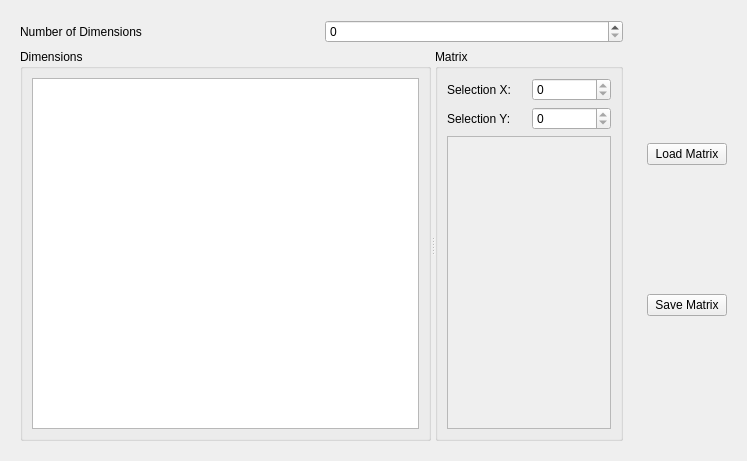
<?xml version="1.0" encoding="UTF-8"?>
<ui version="4.0">
 <class>Form</class>
 <widget class="QWidget" name="Form">
  <property name="geometry">
   <rect>
    <x>0</x>
    <y>0</y>
    <width>747</width>
    <height>461</height>
   </rect>
  </property>
  <property name="windowTitle">
   <string>Form</string>
  </property>
  <layout class="QHBoxLayout" name="horizontalLayout">
   <item>
    <widget class="QWidget" name="widget" native="true">
     <property name="sizePolicy">
      <sizepolicy hsizetype="Expanding" vsizetype="Preferred">
       <horstretch>0</horstretch>
       <verstretch>0</verstretch>
      </sizepolicy>
     </property>
     <layout class="QGridLayout" name="gridLayout_2">
      <item row="2" column="0" colspan="2">
       <widget class="QSplitter" name="splitter">
        <property name="orientation">
         <enum>Qt::Horizontal</enum>
        </property>
        <widget class="QGroupBox" name="dimensionWidget">
         <property name="title">
          <string>Dimensions</string>
         </property>
         <layout class="QVBoxLayout" name="verticalLayout_2">
          <item>
           <widget class="QTableView" name="dimensionsTable">
            <property name="sizePolicy">
             <sizepolicy hsizetype="Expanding" vsizetype="Expanding">
              <horstretch>1</horstretch>
              <verstretch>1</verstretch>
             </sizepolicy>
            </property>
            <property name="verticalScrollMode">
             <enum>QAbstractItemView::ScrollPerPixel</enum>
            </property>
            <property name="horizontalScrollMode">
             <enum>QAbstractItemView::ScrollPerPixel</enum>
            </property>
           </widget>
          </item>
         </layout>
        </widget>
        <widget class="QGroupBox" name="matrixWidget">
         <property name="title">
          <string>Matrix</string>
         </property>
         <layout class="QGridLayout" name="gridLayout">
          <item row="0" column="1">
           <widget class="UniqueSpinBox" name="selectionXSpinbox">
            <property name="minimum">
             <number>0</number>
            </property>
            <property name="maximum">
             <number>0</number>
            </property>
           </widget>
          </item>
          <item row="1" column="0">
           <widget class="QLabel" name="selectionYLabel">
            <property name="text">
             <string>Selection Y:</string>
            </property>
           </widget>
          </item>
          <item row="0" column="0">
           <widget class="QLabel" name="selectionXLabel">
            <property name="enabled">
             <bool>true</bool>
            </property>
            <property name="text">
             <string>Selection X:</string>
            </property>
           </widget>
          </item>
          <item row="1" column="1">
           <widget class="UniqueSpinBox" name="selectionYSpinbox">
            <property name="minimum">
             <number>0</number>
            </property>
            <property name="maximum">
             <number>0</number>
            </property>
           </widget>
          </item>
          <item row="2" column="0" colspan="2">
           <widget class="QScrollArea" name="scrollAreaFE">
            <property name="sizePolicy">
             <sizepolicy hsizetype="Expanding" vsizetype="Expanding">
              <horstretch>1</horstretch>
              <verstretch>1</verstretch>
             </sizepolicy>
            </property>
            <property name="widgetResizable">
             <bool>true</bool>
            </property>
            <widget class="QWidget" name="scrollAreaWidgetContents">
             <property name="geometry">
              <rect>
               <x>0</x>
               <y>0</y>
               <width>174</width>
               <height>256</height>
              </rect>
             </property>
            </widget>
           </widget>
          </item>
         </layout>
        </widget>
       </widget>
      </item>
      <item row="0" column="0">
       <widget class="QLabel" name="dimCountLabel">
        <property name="text">
         <string>Number of Dimensions</string>
        </property>
       </widget>
      </item>
      <item row="0" column="1">
       <widget class="QSpinBox" name="dimCountSpinBox">
        <property name="maximum">
         <number>1000000</number>
        </property>
       </widget>
      </item>
     </layout>
    </widget>
   </item>
   <item>
    <widget class="QWidget" name="saveLoadButtons" native="true">
     <property name="sizePolicy">
      <sizepolicy hsizetype="Fixed" vsizetype="Preferred">
       <horstretch>0</horstretch>
       <verstretch>0</verstretch>
      </sizepolicy>
     </property>
     <layout class="QGridLayout" name="gridLayout_3">
      <item row="0" column="0">
       <widget class="QPushButton" name="loadMatrixButton">
        <property name="text">
         <string>Load Matrix</string>
        </property>
       </widget>
      </item>
      <item row="1" column="0">
       <widget class="QPushButton" name="saveMatrixButton">
        <property name="text">
         <string>Save Matrix</string>
        </property>
       </widget>
      </item>
     </layout>
    </widget>
   </item>
  </layout>
 </widget>
 <customwidgets>
  <customwidget>
   <class>UniqueSpinBox</class>
   <extends>QSpinBox</extends>
   <header>src.ui.UniqueSpinBox</header>
  </customwidget>
 </customwidgets>
 <resources/>
 <connections/>
</ui>
